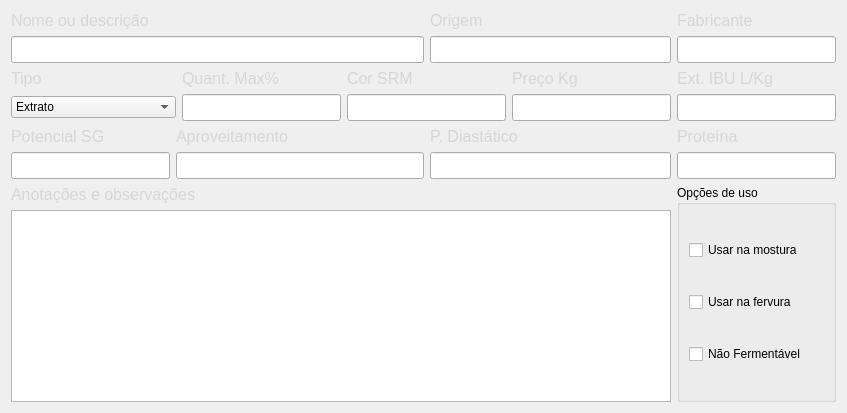
                <widget class="QWidget" name="malte_aba">
                 <attribute name="title">
                  <string>Malte</string>
                 </attribute>
                 <layout class="QGridLayout" name="gridLayout">
                  <item row="0" column="0" colspan="4">
                   <widget class="QLabel" name="label_8">
                    <property name="text">
                     <string>&lt;html&gt;&lt;head/&gt;&lt;body&gt;&lt;p&gt;&lt;span style=&quot; font-size:12pt; color:#d6d6d6;&quot;&gt;Nome ou descrição&lt;/span&gt;&lt;/p&gt;&lt;/body&gt;&lt;/html&gt;</string>
                    </property>
                   </widget>
                  </item>
                  <item row="0" column="4" colspan="2">
                   <widget class="QLabel" name="label_9">
                    <property name="text">
                     <string>&lt;html&gt;&lt;head/&gt;&lt;body&gt;&lt;p&gt;&lt;span style=&quot; font-size:12pt; color:#d6d6d6;&quot;&gt;Origem&lt;/span&gt;&lt;/p&gt;&lt;/body&gt;&lt;/html&gt;</string>
                    </property>
                   </widget>
                  </item>
                  <item row="0" column="6">
                   <widget class="QLabel" name="label_10">
                    <property name="text">
                     <string>&lt;html&gt;&lt;head/&gt;&lt;body&gt;&lt;p&gt;&lt;span style=&quot; font-size:12pt; color:#d6d6d6;&quot;&gt;Fabricante&lt;/span&gt;&lt;/p&gt;&lt;/body&gt;&lt;/html&gt;</string>
                    </property>
                   </widget>
                  </item>
                  <item row="1" column="0" colspan="4">
                   <widget class="QLineEdit" name="descricao_malte_tbx">
                    <property name="font">
                     <font>
                      <pointsize>12</pointsize>
                      <bold>true</bold>
                     </font>
                    </property>
                    <property name="placeholderText">
                     <string/>
                    </property>
                   </widget>
                  </item>
                  <item row="1" column="4" colspan="2">
                   <widget class="QLineEdit" name="origem_malte_tbx">
                    <property name="font">
                     <font>
                      <pointsize>12</pointsize>
                      <bold>true</bold>
                     </font>
                    </property>
                    <property name="placeholderText">
                     <string/>
                    </property>
                   </widget>
                  </item>
                  <item row="1" column="6">
                   <widget class="QLineEdit" name="fabricante_malte_tbx">
                    <property name="font">
                     <font>
                      <pointsize>12</pointsize>
                      <bold>true</bold>
                     </font>
                    </property>
                    <property name="placeholderText">
                     <string/>
                    </property>
                   </widget>
                  </item>
                  <item row="2" column="0" colspan="2">
                   <widget class="QLabel" name="label_12">
                    <property name="text">
                     <string>&lt;html&gt;&lt;head/&gt;&lt;body&gt;&lt;p&gt;&lt;span style=&quot; font-size:12pt; color:#d6d6d6;&quot;&gt;Tipo&lt;/span&gt;&lt;/p&gt;&lt;/body&gt;&lt;/html&gt;</string>
                    </property>
                   </widget>
                  </item>
                  <item row="2" column="2">
                   <widget class="QLabel" name="label_11">
                    <property name="text">
                     <string>&lt;html&gt;&lt;head/&gt;&lt;body&gt;&lt;p&gt;&lt;span style=&quot; font-size:12pt; color:#d6d6d6;&quot;&gt;Quant. Max%&lt;/span&gt;&lt;/p&gt;&lt;/body&gt;&lt;/html&gt;</string>
                    </property>
                   </widget>
                  </item>
                  <item row="2" column="3" colspan="2">
                   <widget class="QLabel" name="label_13">
                    <property name="text">
                     <string>&lt;html&gt;&lt;head/&gt;&lt;body&gt;&lt;p&gt;&lt;span style=&quot; font-size:12pt; color:#d6d6d6;&quot;&gt;Cor SRM&lt;/span&gt;&lt;/p&gt;&lt;/body&gt;&lt;/html&gt;</string>
                    </property>
                   </widget>
                  </item>
                  <item row="2" column="5">
                   <widget class="QLabel" name="label_14">
                    <property name="text">
                     <string>&lt;html&gt;&lt;head/&gt;&lt;body&gt;&lt;p&gt;&lt;span style=&quot; font-size:12pt; color:#d6d6d6;&quot;&gt;Preço Kg&lt;/span&gt;&lt;/p&gt;&lt;/body&gt;&lt;/html&gt;</string>
                    </property>
                   </widget>
                  </item>
                  <item row="2" column="6">
                   <widget class="QLabel" name="label_19">
                    <property name="text">
                     <string>&lt;html&gt;&lt;head/&gt;&lt;body&gt;&lt;p&gt;&lt;span style=&quot; font-size:12pt; color:#d6d6d6;&quot;&gt;Ext. IBU L/Kg&lt;/span&gt;&lt;/p&gt;&lt;/body&gt;&lt;/html&gt;</string>
                    </property>
                   </widget>
                  </item>
                  <item row="3" column="0" colspan="2">
                   <widget class="QComboBox" name="tipo_malte_cb">
                    <property name="placeholderText">
                     <string/>
                    </property>
                    <item>
                     <property name="text">
                      <string>Extrato</string>
                     </property>
                    </item>
                    <item>
                     <property name="text">
                      <string>Grão</string>
                     </property>
                    </item>
                   </widget>
                  </item>
                  <item row="3" column="2">
                   <widget class="QLineEdit" name="qntmax_malte_tbx">
                    <property name="font">
                     <font>
                      <pointsize>12</pointsize>
                      <bold>true</bold>
                     </font>
                    </property>
                    <property name="placeholderText">
                     <string/>
                    </property>
                   </widget>
                  </item>
                  <item row="3" column="3" colspan="2">
                   <widget class="QLineEdit" name="cor_malte_tbx">
                    <property name="font">
                     <font>
                      <pointsize>12</pointsize>
                      <bold>true</bold>
                     </font>
                    </property>
                    <property name="placeholderText">
                     <string/>
                    </property>
                   </widget>
                  </item>
                  <item row="3" column="5">
                   <widget class="QLineEdit" name="preco_malte_tbx">
                    <property name="font">
                     <font>
                      <pointsize>12</pointsize>
                      <bold>true</bold>
                     </font>
                    </property>
                    <property name="placeholderText">
                     <string/>
                    </property>
                   </widget>
                  </item>
                  <item row="3" column="6">
                   <widget class="QLineEdit" name="extibulkg_malte_tbx">
                    <property name="font">
                     <font>
                      <pointsize>12</pointsize>
                      <bold>true</bold>
                     </font>
                    </property>
                    <property name="placeholderText">
                     <string/>
                    </property>
                   </widget>
                  </item>
                  <item row="4" column="0">
                   <widget class="QLabel" name="label_15">
                    <property name="text">
                     <string>&lt;html&gt;&lt;head/&gt;&lt;body&gt;&lt;p&gt;&lt;span style=&quot; font-size:12pt; color:#d6d6d6;&quot;&gt;Potencial SG&lt;/span&gt;&lt;/p&gt;&lt;/body&gt;&lt;/html&gt;</string>
                    </property>
                   </widget>
                  </item>
                  <item row="4" column="1" colspan="2">
                   <widget class="QLabel" name="label_16">
                    <property name="text">
                     <string>&lt;html&gt;&lt;head/&gt;&lt;body&gt;&lt;p&gt;&lt;span style=&quot; font-size:12pt; color:#d6d6d6;&quot;&gt;Aproveitamento&lt;/span&gt;&lt;/p&gt;&lt;/body&gt;&lt;/html&gt;</string>
                    </property>
                   </widget>
                  </item>
                  <item row="4" column="4" colspan="2">
                   <widget class="QLabel" name="label_17">
                    <property name="text">
                     <string>&lt;html&gt;&lt;head/&gt;&lt;body&gt;&lt;p&gt;&lt;span style=&quot; font-size:12pt; color:#d6d6d6;&quot;&gt;P. Diastático&lt;/span&gt;&lt;/p&gt;&lt;/body&gt;&lt;/html&gt;</string>
                    </property>
                   </widget>
                  </item>
                  <item row="4" column="6">
                   <widget class="QLabel" name="label_18">
                    <property name="text">
                     <string>&lt;html&gt;&lt;head/&gt;&lt;body&gt;&lt;p&gt;&lt;span style=&quot; font-size:12pt; color:#d6d6d6;&quot;&gt;Proteína&lt;/span&gt;&lt;/p&gt;&lt;/body&gt;&lt;/html&gt;</string>
                    </property>
                   </widget>
                  </item>
                  <item row="5" column="0">
                   <widget class="QLineEdit" name="potencial_sg_malte_tbx">
                    <property name="font">
                     <font>
                      <pointsize>12</pointsize>
                      <bold>true</bold>
                     </font>
                    </property>
                    <property name="placeholderText">
                     <string/>
                    </property>
                   </widget>
                  </item>
                  <item row="5" column="1" colspan="3">
                   <widget class="QLineEdit" name="aproveitamento_malte_tbx">
                    <property name="font">
                     <font>
                      <pointsize>12</pointsize>
                      <bold>true</bold>
                     </font>
                    </property>
                    <property name="placeholderText">
                     <string/>
                    </property>
                   </widget>
                  </item>
                  <item row="5" column="4" colspan="2">
                   <widget class="QLineEdit" name="poder_diastatico_malte_tbx">
                    <property name="font">
                     <font>
                      <pointsize>12</pointsize>
                      <bold>true</bold>
                     </font>
                    </property>
                    <property name="placeholderText">
                     <string/>
                    </property>
                   </widget>
                  </item>
                  <item row="5" column="6">
                   <widget class="QLineEdit" name="proteina_malte_tbx">
                    <property name="font">
                     <font>
                      <pointsize>12</pointsize>
                      <bold>true</bold>
                     </font>
                    </property>
                    <property name="placeholderText">
                     <string/>
                    </property>
                   </widget>
                  </item>
                  <item row="6" column="0" colspan="3">
                   <widget class="QLabel" name="label_20">
                    <property name="text">
                     <string>&lt;html&gt;&lt;head/&gt;&lt;body&gt;&lt;p&gt;&lt;span style=&quot; font-size:12pt; color:#d6d6d6;&quot;&gt;Anotações e observações&lt;/span&gt;&lt;/p&gt;&lt;/body&gt;&lt;/html&gt;</string>
                    </property>
                   </widget>
                  </item>
                  <item row="6" column="6" rowspan="2">
                   <widget class="QGroupBox" name="groupBox">
                    <property name="title">
                     <string>Opções de uso</string>
                    </property>
                    <layout class="QVBoxLayout" name="verticalLayout_18">
                     <item>
                      <widget class="QCheckBox" name="usar_mostura_malte_cbx">
                       <property name="text">
                        <string>Usar na mostura</string>
                       </property>
                      </widget>
                     </item>
                     <item>
                      <widget class="QCheckBox" name="usar_fervura_malte_cbx">
                       <property name="text">
                        <string>Usar na fervura</string>
                       </property>
                      </widget>
                     </item>
                     <item>
                      <widget class="QCheckBox" name="nao_fermentavel_malte_cbx">
                       <property name="text">
                        <string>Não Fermentável</string>
                       </property>
                      </widget>
                     </item>
                    </layout>
                   </widget>
                  </item>
                  <item row="7" column="0" colspan="6">
                   <widget class="QTextEdit" name="observacoes_malte_tbx">
                    <property name="placeholderText">
                     <string/>
                    </property>
                   </widget>
                  </item>
                 </layout>
                </widget>
